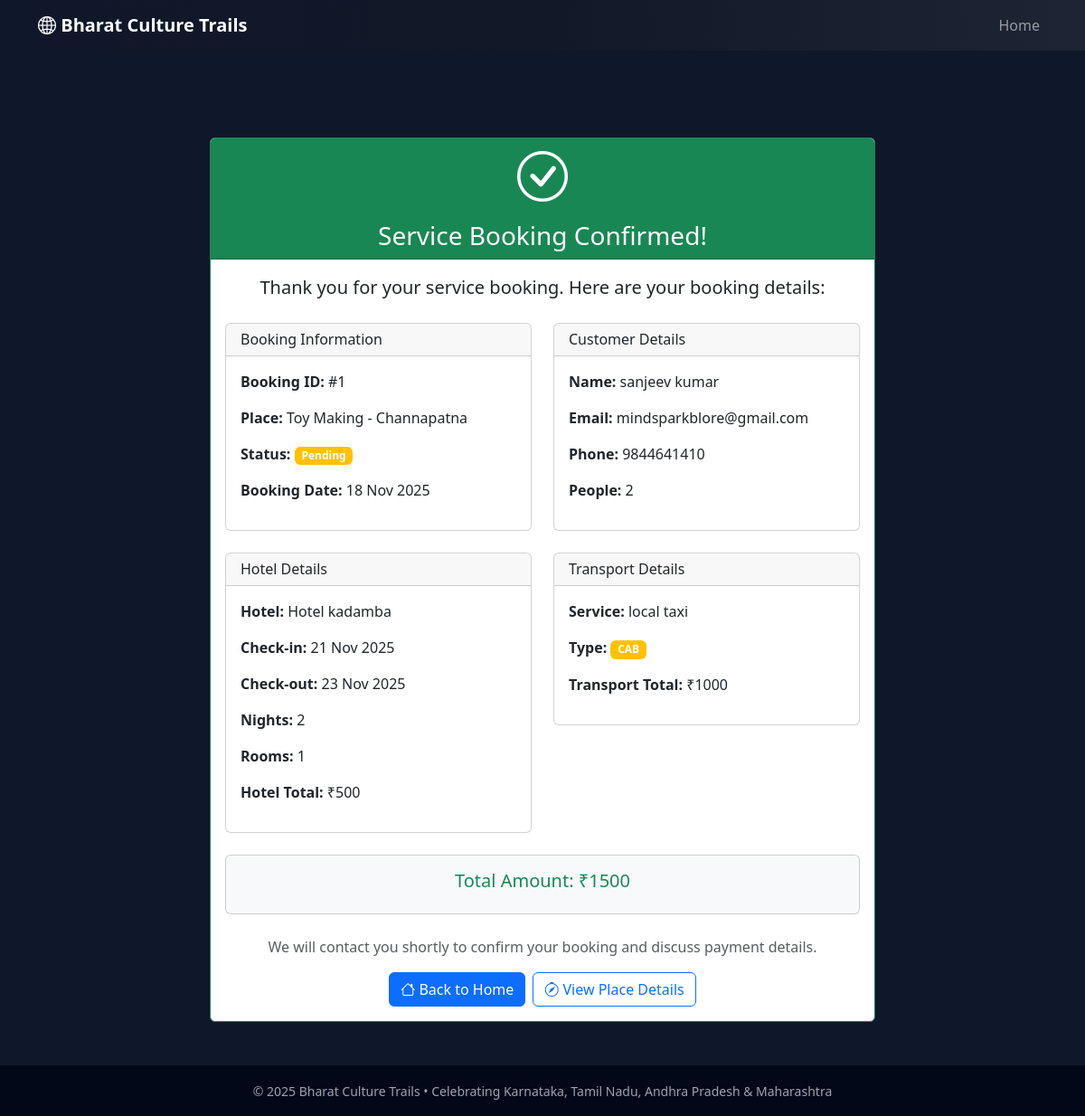
The page /service-booking-success/1 on the database its author committed.
### app.py (models this page shows)
class ServiceBooking(db.Model):
    id = db.Column(db.Integer, primary_key=True)
    main_booking_id = db.Column(db.Integer, db.ForeignKey('booking.id'), nullable=True)
    main_booking = db.relationship('Booking', backref=db.backref('service_bookings', lazy=True))
    customer_name = db.Column(db.String(120), nullable=True)
    customer_email = db.Column(db.String(120), nullable=True)
    customer_phone = db.Column(db.String(20), nullable=True)
    place_id = db.Column(db.Integer, db.ForeignKey('place.id'), nullable=False)
    place = db.relationship('Place', backref=db.backref('service_bookings', lazy=True))
    hotel_id = db.Column(db.Integer, db.ForeignKey('hotel.id'), nullable=True)
    hotel = db.relationship('Hotel', backref=db.backref('service_bookings', lazy=True))
    transport_id = db.Column(db.Integer, db.ForeignKey('transport.id'), nullable=True)
    transport = db.relationship('Transport', backref=db.backref('service_bookings', lazy=True))
    check_in_date = db.Column(db.Date, nullable=True)
    check_out_date = db.Column(db.Date, nullable=True)
    num_people = db.Column(db.Integer, nullable=False, default=1)
    num_rooms = db.Column(db.Integer, nullable=False, default=1)
    num_days = db.Column(db.Integer, nullable=False, default=1)
    special_requests = db.Column(db.Text, nullable=True)
    hotel_total = db.Column(db.Float, nullable=False, default=0.0)
    transport_total = db.Column(db.Float, nullable=False, default=0.0)
    total_amount = db.Column(db.Float, nullable=False, default=0.0)
    status = db.Column(db.String(20), default='Pending')  # Pending / Confirmed / Cancelled
    created_at = db.Column(db.DateTime, default=datetime.utcnow)

class Place(db.Model):
    id = db.Column(db.Integer, primary_key=True)
    name = db.Column(db.String(120), nullable=False)
    state = db.Column(db.String(50), nullable=False)  # Karnataka, Tamil Nadu, etc.
    city = db.Column(db.String(80), nullable=True)
    short_intro = db.Column(db.String(200), nullable=False)
    description = db.Column(db.Text, nullable=False)
    culture_description = db.Column(db.Text, nullable=False)
    image_url = db.Column(db.String(300), nullable=True)
    video_url = db.Column(db.String(300), nullable=True)
    price_per_person = db.Column(db.Float, nullable=False, default=0.0)
    duration_days = db.Column(db.Integer, nullable=False, default=2)
    created_at = db.Column(db.DateTime, default=datetime.utcnow)

class Hotel(db.Model):
    id = db.Column(db.Integer, primary_key=True)
    place_id = db.Column(db.Integer, db.ForeignKey('place.id'), nullable=False)
    place = db.relationship('Place', backref=db.backref('hotels', lazy=True))
    name = db.Column(db.String(120), nullable=False)
    description = db.Column(db.Text, nullable=True)
    price_per_night = db.Column(db.Float, nullable=False, default=0.0)
    rating = db.Column(db.Float, nullable=True)  # 1-5 stars
    amenities = db.Column(db.String(300), nullable=True)  # comma separated
    image_url = db.Column(db.String(300), nullable=True)
    contact_info = db.Column(db.String(200), nullable=True)
    created_at = db.Column(db.DateTime, default=datetime.utcnow)

class Transport(db.Model):
    id = db.Column(db.Integer, primary_key=True)
    place_id = db.Column(db.Integer, db.ForeignKey('place.id'), nullable=False)
    place = db.relationship('Place', backref=db.backref('transports', lazy=True))
    transport_type = db.Column(db.String(20), nullable=False)  # bus, cab, train
    name = db.Column(db.String(120), nullable=False)
    description = db.Column(db.Text, nullable=True)
    price = db.Column(db.Float, nullable=False, default=0.0)
    capacity = db.Column(db.Integer, nullable=True)
    duration_hours = db.Column(db.Float, nullable=True)
    operating_hours = db.Column(db.String(100), nullable=True)
    contact_info = db.Column(db.String(200), nullable=True)
    created_at = db.Column(db.DateTime, default=datetime.utcnow)

### app.py (the view)
@app.route('/service-booking-success/<int:booking_id>')
def service_booking_success(booking_id):
    booking = ServiceBooking.query.get_or_404(booking_id)
    return render_template('service_booking_success.html', booking=booking)

### templates/service_booking_success.html (shortened to what this page needs)
{% extends "base.html" %}
{% block content %}
<div class="container py-5">
  <div class="row justify-content-center">
    <div class="col-lg-8">
      <div class="card border-success">
        <div class="card-header bg-success text-white text-center">
          <i class="bi bi-check-circle display-4"></i>
          <h3 class="mt-3 mb-0">Service Booking Confirmed!</h3>
        </div>
        <div class="card-body">
          <div class="text-center mb-4">
            <p class="lead">Thank you for your service booking. Here are your booking details:</p>
          </div>
          <div class="row g-4">
            <div class="col-md-6">
              <div class="card">
                <div class="card-header">
                  <h6 class="mb-0">Booking Information</h6>
                </div>
                <div class="card-body">
                  <p><strong>Booking ID:</strong> #{{ booking.id }}</p>
                  <p><strong>Place:</strong> {{ booking.place.name }}</p>
                  <p><strong>Status:</strong>
                    <span class="badge {% if booking.status == 'Confirmed' %}bg-success
                                      {% elif booking.status == 'Cancelled' %}bg-danger
                                      {% else %}bg-warning{% endif %}">
                      {{ booking.status }}
                    </span>
                  </p>
                  <p><strong>Booking Date:</strong> {{ booking.created_at.strftime('%d %b %Y') }}</p>
                </div>
              </div>
            </div>
            <div class="col-md-6">
              <div class="card">
                <div class="card-header">
                  <h6 class="mb-0">Customer Details</h6>
                </div>
                <div class="card-body">
                  <p><strong>Name:</strong> {{ booking.customer_name }}</p>
                  <p><strong>Email:</strong> {{ booking.customer_email }}</p>
                  <p><strong>Phone:</strong> {{ booking.customer_phone }}</p>
                  <p><strong>People:</strong> {{ booking.num_people }}</p>
                </div>
              </div>
            </div>
            {% if booking.hotel %}
            <div class="col-md-6">
              <div class="card">
                <div class="card-header">
                  <h6 class="mb-0">Hotel Details</h6>
                </div>
                <div class="card-body">
                  <p><strong>Hotel:</strong> {{ booking.hotel.name }}</p>
                  {% if booking.check_in_date %}
                  <p><strong>Check-in:</strong> {{ booking.check_in_date.strftime('%d %b %Y') }}</p>
                  <p><strong>Check-out:</strong> {{ booking.check_out_date.strftime('%d %b %Y') }}</p>
                  <p><strong>Nights:</strong> {{ booking.num_days }}</p>
                  <p><strong>Rooms:</strong> {{ booking.num_rooms }}</p>
                  {% endif %}
                  <p><strong>Hotel Total:</strong> ₹{{ '%.0f'|format(booking.hotel_total) }}</p>
                </div>
              </div>
            </div>
            {% endif %}
            {% if booking.transport %}
            <div class="col-md-6">
              <div class="card">
                <div class="card-header">
                  <h6 class="mb-0">Transport Details</h6>
                </div>
                <div class="card-body">
                  <p><strong>Service:</strong> {{ booking.transport.name }}</p>
                  <p><strong>Type:</strong>
                    <span class="badge
                      {% if booking.transport.transport_type == 'bus' %}bg-info
                      {% elif booking.transport.transport_type == 'cab' %}bg-warning
                      {% elif booking.transport.transport_type == 'train' %}bg-success
                      {% else %}bg-secondary{% endif %}">
                      {{ booking.transport.transport_type|upper }}
                    </span>
                  </p>
                  <p><strong>Transport Total:</strong> ₹{{ '%.0f'|format(booking.transport_total) }}</p>
                </div>
              </div>
            </div>
            {% endif %}
            <div class="col-12">
              <div class="card bg-light">
                <div class="card-body text-center">
                  <h5 class="text-success">Total Amount: ₹{{ '%.0f'|format(booking.total_amount) }}</h5>
                </div>
              </div>
            </div>
          </div>
          <div class="text-center mt-4">
            <p class="text-muted">
              We will contact you shortly to confirm your booking and discuss payment details.
            </p>
            <div class="d-flex gap-2 justify-content-center flex-wrap">
              <a href="{{ url_for('index') }}" class="btn btn-primary">
                <i class="bi bi-house"></i> Back to Home
              </a>
              <a href="{{ url_for('place_detail', place_id=booking.place.id) }}" class="btn btn-outline-primary">
                <i class="bi bi-compass"></i> View Place Details
              </a>
            </div>
          </div>
        </div>
      </div>
    </div>
  </div>
</div>
{% endblock %}

### static/css/style.css (style rules this page uses)
body { font-family: system-ui, -apple-system, BlinkMacSystemFont, "Segoe UI", sans-serif; background: #0f172a; color: #f8fafc; }

### rows shown on the page
ServiceBooking: id "1", status "Pending", created_at "18 Nov 2025", customer_name "sanjeev kumar", customer_email "mindsparkblore@gmail.com", customer_phone "9844641410", num_people "2", check_in_date "21 Nov 2025", check_out_date "23 Nov 2025", num_days "2", num_rooms "1", hotel_total "500", transport_total "1000", total_amount "1500"
Place: place.name "Toy Making - Channapatna"
Hotel: hotel.name "Hotel kadamba"
Transport: transport.name "local taxi", transport.transport_type "CAB"
